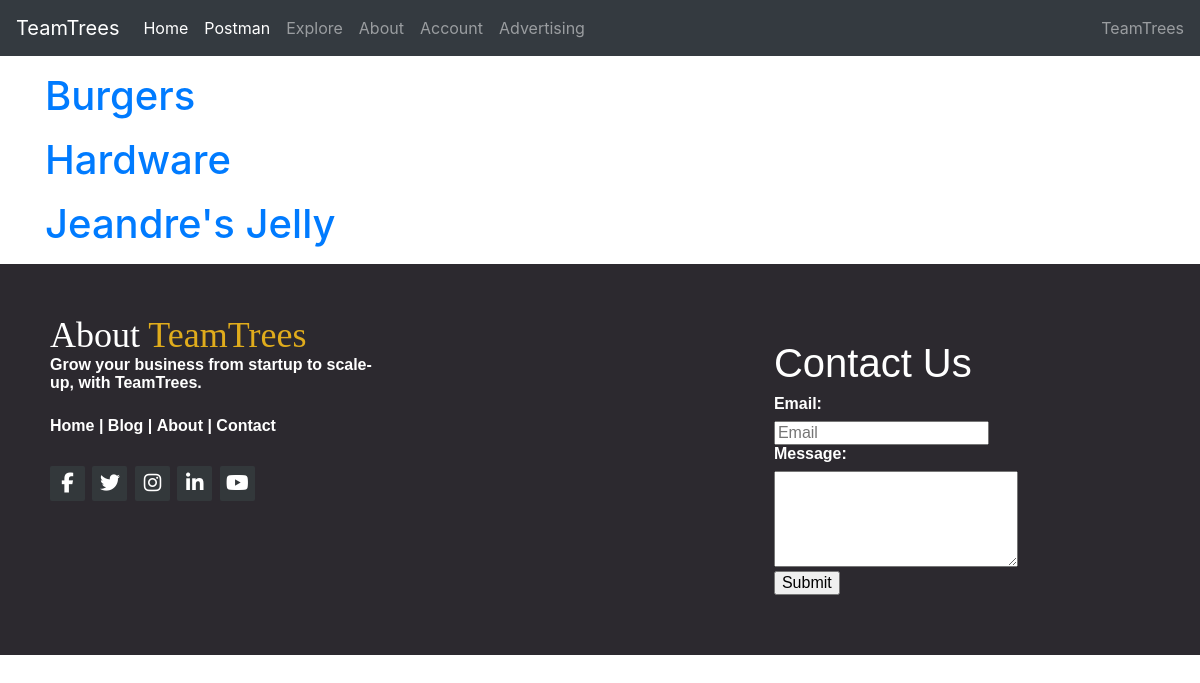
The page /business/business/list/ (signed in) on the database its author committed.
### businesses/models.py (models this page shows, shortened)
class Business(models.Model):
    user = models.ForeignKey(User, on_delete=models.CASCADE)
    businessname = models.CharField(max_length=255)
    businesstype = models.CharField(max_length=255, choices=Business_Type)
    address = models.CharField(max_length=255)
    address2 = models.CharField(max_length=255, default='None')
    city = models.CharField(max_length=255)
    province = models.CharField(max_length=255, choices=Province)
    postal_code = models.CharField(max_length=255, default='None')
    logo = models.ImageField(default='None')

### businesses/views.py (the view)
# urls.py: path('business/list/', views.BusinessListView.as_view(), name='blist'),
class BusinessListView(ListView):
    model = Business
    def get_queryset(self):
        return Business.objects.filter(user=self.request.user)

### templates/businesses/business_list.html
{% extends '../base.html' %}
{% load static %}
{% load crispy_forms_tags %}
{% block content%}
<div class="container" id="basic_container">
    {% for business in business_list %}
    <p>
    <h1><a href="{% url 'explore:business_detail' pk=business.pk %}">{{business.businessname}}</a></h1>
    </p>
    {% endfor %}
</div>
{% endblock %}

### rows shown on the page
Business: businessname "Burgers"
Business: businessname "Hardware"
Business: businessname "Jeandre's Jelly"
